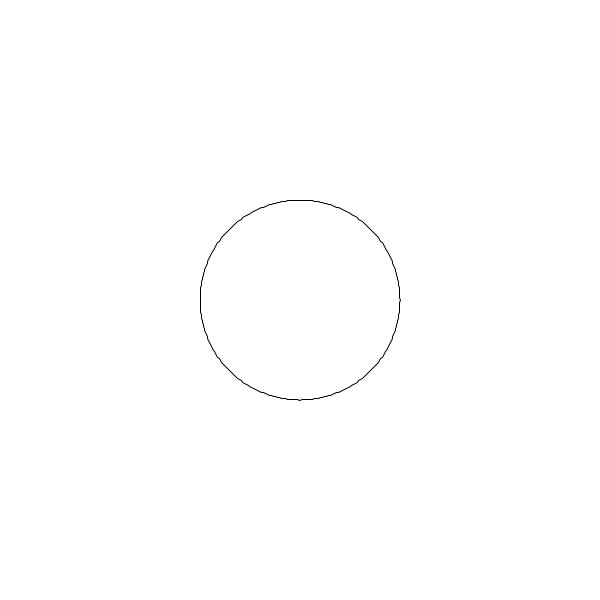
Frame 1 (no input)
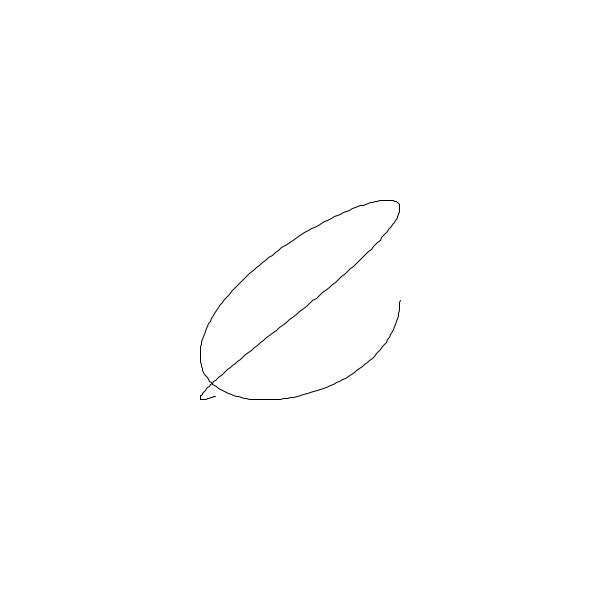
Frame 60 (the mouse pressed at the canvas centre just before this capture)
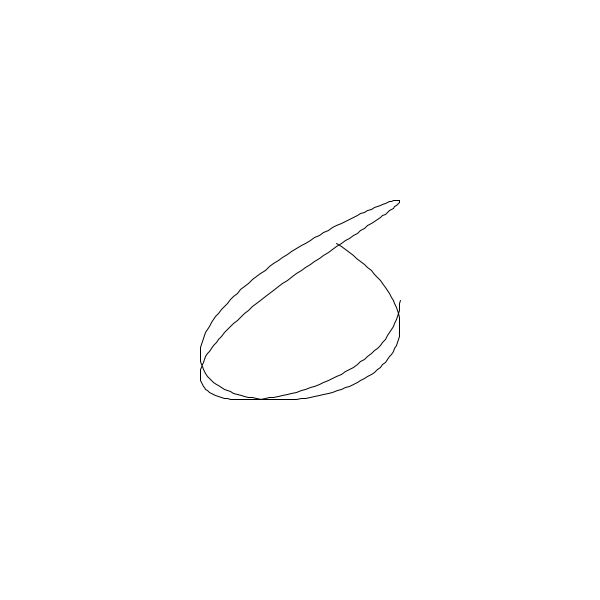
Frame 120 (the mouse held since frame 60 and released just before this capture)

The Processing sketch that drew these frames (run headless with seeded random() and noise(); from frame 60 on, the mouse is pressed at the canvas centre):

// Processing sketch: processing_130542
// ── processing_130542.pde

/**
 Another refinement we can make to our simple oscillations is to 
 use two functions instead of one. 
 
 Our general form looks like this:
 
 x = A sin(a*angle+phi)
 y = B sin(b*angle)
 
 This forms a figure called a Lissajous figure, and it will form
 a closed figure centered on the origin, as x and y are restricted to 
 oscillate between -/+A and -/+B respectively. Different values for
 a and b create drastically different shapes as the frequencies interact.
 
 In this example, a and b are incremented in small intervals so we can
 slowly see how the figure changes as they change and grow.
 
 
 C. Andrews
 2014-01-27
 **/



float phi =  PI/2; // phase shift x by pi/2 (essentially making it cosine)
int numPoints = 300;
int amplitude = 100; // we will set A and B to be the same amplitude

// start a and b both at 1 (which is the equation for a circle)
float a = 1;
float b = 1;
void setup() {
  size(600, 600); 
  noFill();

  smooth();
}


/**
 If you look carefully, you will find this is exactly the same as the 
 sine wave, we have just added another harmonic function on x.
 **/
void draw() {
  background(255);

  translate(width/2, height/2);

  float x = 0;
  float y = 0;

  beginShape();
  for (int i = 0; i <= numPoints; i++) {
    float angle = map(i, 0, numPoints, 0, TWO_PI);
    x = sin(a * angle + phi)*amplitude;
    y = sin(b * angle)* amplitude;
    vertex(x, y);
  }
  endShape();
  a += 0.01;
  b += 0.005;
}
